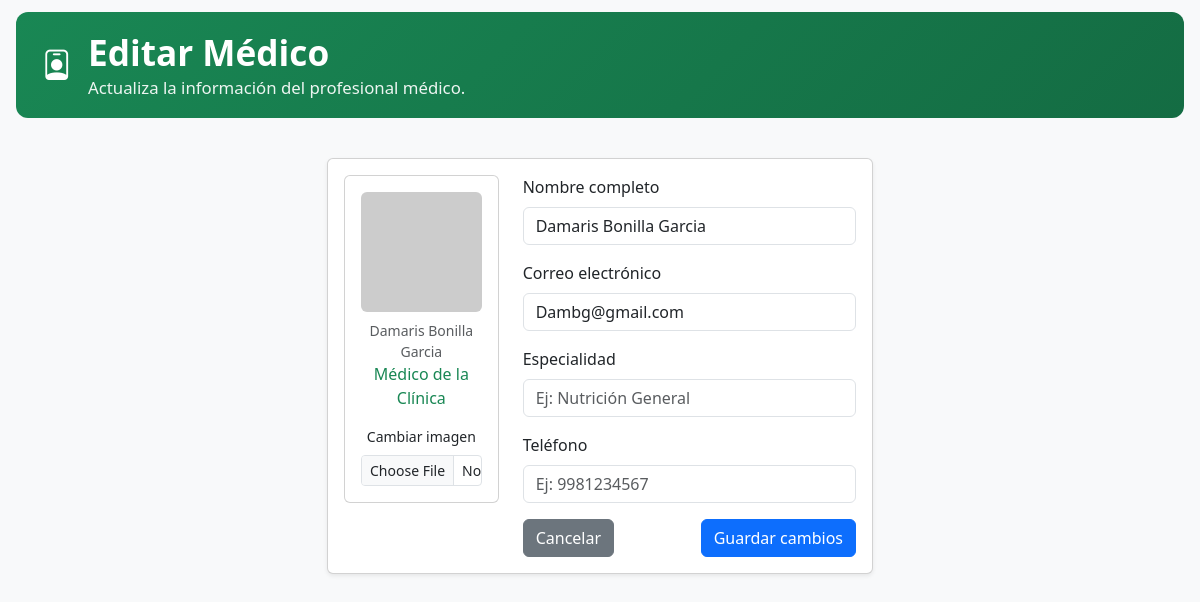
Screenshot of /Editar_medico.php?id=1 with the database file from the repository.
### tables this page shows
CREATE TABLE `usuarios` (
  `id_usuarios` int(15) NOT NULL,
  `Nombre_completo` varchar(50) NOT NULL,
  `Correo_electronico` varchar(50) NOT NULL,
  `Usuario` varchar(50) NOT NULL,
  `Contrasena` varchar(255) NOT NULL,
  `rol` enum('Medico','Paciente','Administrador') NOT NULL DEFAULT 'Paciente'
);

### Editar_medico.php (the view, shortened to what this page needs)
<?php
require_once __DIR__ . '/db_connection.php';
function e($v){ return htmlspecialchars($v ?? '', ENT_QUOTES); }
$id = isset($_REQUEST['id']) ? intval($_REQUEST['id']) : 0;
$cols = ['id_usuarios', 'Nombre_completo', 'Correo_electronico'];
$select = implode(', ', array_unique($cols));
$stmt = $conexion->prepare("SELECT $select FROM usuarios WHERE id_usuarios = ? LIMIT 1");
if ($stmt) {
    $stmt->bind_param('i', $id);
    $stmt->execute();
    $res = $stmt->get_result();
    $user = $res->fetch_assoc();
} else {
    die('No se pudo preparar la consulta.');
}
?>
<!doctype html>
<html lang="es">
<head>
    <link href="https://cdn.jsdelivr.net/npm/bootstrap@5.3.0/dist/css/bootstrap.min.css" rel="stylesheet">
    <link rel="stylesheet" href="https://cdn.jsdelivr.net/npm/bootstrap-icons@1.10.0/font/bootstrap-icons.css">
</head>
<body class="bg-light">
<div class="header-section d-flex align-items-center gap-3">
    <div class="medical-icon"><i class="bi bi-person-badge"></i></div>
    <div>
        <h1>Editar Médico</h1>
        <p>Actualiza la información del profesional médico.</p>
    </div>
</div>
<div class="container py-4">
    <div class="row justify-content-center">
        <div class="col-md-6">
            <div class="card shadow-sm">
                <div class="card-body">
                    <form method="post" enctype="multipart/form-data">
                        <div class="row">
                            <div class="col-md-4 text-center mb-3">
                                <?php
                                $imgSrc = '';
                                if (!empty($user['imagen']) && file_exists(__DIR__ . '/' . $user['imagen'])) {
                                    $imgSrc = $user['imagen'];
                                } else {
                                    $nameForAvatar = !empty($user['Nombre_completo']) ? $user['Nombre_completo'] : 'Medico';
                                    $imgSrc = 'https://ui-avatars.com/api/?name=' . urlencode($nameForAvatar) . '&background=ffffff&color=198754&bold=false&size=200';
                                }
                                ?>
                                <div class="card p-3">
                                    <img src="<?php echo e($imgSrc); ?>" alt="avatar" class="img-fluid rounded mb-2" style="max-height:120px;object-fit:cover;">
                                    <div class="small text-muted"><?php echo e($user['Nombre_completo']); ?></div>
                                    <div class="fw-light text-success mb-2"><?php echo e($user['especialidad'] ?? 'Médico de la Clínica'); ?></div>
                                    <label class="form-label small mt-2">Cambiar imagen</label>
                                    <input type="file" name="imagen" class="form-control form-control-sm" accept="image/*">
                                </div>
                            </div>
                            <div class="col-md-8">
                                <div class="mb-3">
                                    <label class="form-label">Nombre completo</label>
                                    <input type="text" name="nombre" class="form-control" value="<?php echo e($user['Nombre_completo']); ?>" required>
                                </div>
                                <div class="mb-3">
                                    <label class="form-label">Correo electrónico</label>
                                    <input type="email" name="email" class="form-control" value="<?php echo e($user['Correo_electronico']); ?>" required>
                                </div>
                                <div class="mb-3">
                                    <label class="form-label">Especialidad</label>
                                    <input type="text" name="especialidad" class="form-control" value="<?php echo e($user['especialidad'] ?? ''); ?>" placeholder="Ej: Nutrición General">
                                </div>
                                <div class="mb-3">
                                    <label class="form-label">Teléfono</label>
                                    <input type="tel" name="telefono" class="form-control" value="<?php echo e($user['telefono'] ?? ''); ?>" placeholder="Ej: 9981234567">
                                </div>
                                <div class="d-flex justify-content-between">
                                    <a href="citas_medico.php?medico_id=<?php echo (int)$id; ?>" class="btn btn-secondary">Cancelar</a>
                                    <button type="submit" class="btn btn-primary">Guardar cambios</button>
                                </div>
                            </div>
                        </div>
                    </form>
                </div>
            </div>
        </div>
    </div>
</div>
</body>
</html>

### Editar_medico.php (style rules this page uses)
.header-section { background: linear-gradient(135deg, #198754 0%, #146c43 100%); color: white; padding: 1.1rem 1.6rem; margin: 12px 1rem 1rem; border-radius: 12px; }
.header-section h1 { font-size: 2.2rem; font-weight: 700; margin: 0; line-height: 1.3; }
.header-section p { font-size: 1.05rem; opacity: 0.92; margin: 0; }
.medical-icon { font-size: 1.9rem; color: #ffffff; }

### rows the page displays
usuarios: Nombre_completo "Damaris Bonilla Garcia", nombre "Damaris Bonilla Garcia", email "Dambg@gmail.com"

### other values shown
$user['especialidad'] "Médico de la Clínica"
